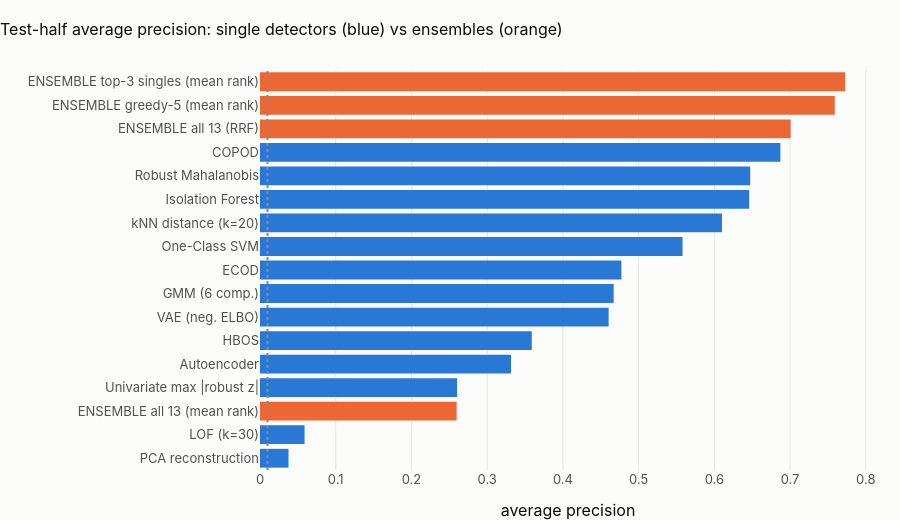

The notebook cell this image was saved under:
### Code cell
single = pd.Series(
    {m: average_precision_score(y[te], scores[m].values[te]) for m in methods}
).sort_values(ascending=False)
board = (
    pd.concat(
        [
            single.rename("test AP"),
            pd.Series(
                {
                    f"ENSEMBLE greedy-{len(chosen)} (mean rank)": ap(chosen, te),
                    "ENSEMBLE all 13 (mean rank)": ap(methods, te),
                    "ENSEMBLE all 13 (RRF)": ap(methods, te, "rrf"),
                    "ENSEMBLE top-3 singles (mean rank)": ap(list(single.index[:3]), te),
                }
            ).rename("test AP"),
        ]
    )
    .sort_values(ascending=False)
    .to_frame()
)
board.to_csv(OUT / "ensemble_leaderboard.csv")
fig = go.Figure(
    go.Bar(
        y=board.index[::-1],
        x=board["test AP"][::-1],
        orientation="h",
        marker_color=[
            theme.ORANGE if i.startswith("ENSEMBLE") else theme.BLUE for i in board.index[::-1]
        ],
    )
)
fig.add_vline(x=y[te].mean(), line_dash="dot", line_color="#8a8984")
fig.update_layout(
    height=520,
    margin=dict(l=260),
    title="Test-half average precision: single detectors (blue) vs ensembles (orange)",
    xaxis_title="average precision",
)
fig.show()
print("greedy selection:", " + ".join(chosen))

### Figure 1 — Plotly figure (JSON) as saved in the notebook; plotly's stock layout.template omitted (floating-point values rounded to 4 significant figures)
{"data": [{"marker": {"color": ["#2a78d6", "#2a78d6", "#eb6834", "#2a78d6", "#2a78d6", "#2a78d6", "#2a78d6", "#2a78d6", "#2a78d6", "#2a78d6", "#2a78d6", "#2a78d6", "#2a78d6", "#2a78d6", "#eb6834", "#eb6834", "#eb6834"]}, "orientation": "h", "type": "bar", "x": [0.03765, 0.05886, 0.2597, 0.2603, 0.3315, 0.3589, 0.4604, 0.4671, 0.4773, 0.5581, 0.6101, 0.646, 0.6474, 0.6873, 0.7008, 0.7591, 0.7729], "y": ["PCA reconstruction", "LOF (k=30)", "ENSEMBLE all 13 (mean rank)", "Univariate max |robust z|", "Autoencoder", "HBOS", "VAE (neg. ELBO)", "GMM (6 comp.)", "ECOD", "One-Class SVM", "kNN distance (k=20)", "Isolation Forest", "Robust Mahalanobis", "COPOD", "ENSEMBLE all 13 (RRF)", "ENSEMBLE greedy-5 (mean rank)", "ENSEMBLE top-3 singles (mean rank)"]}], "layout": {"height": 520, "margin": {"l": 260}, "shapes": [{"line": {"color": "#8a8984", "dash": "dot"}, "type": "line", "x0": 0.00996, "x1": 0.00996, "xref": "x", "y0": 0, "y1": 1, "yref": "y domain"}], "title": {"text": "Test-half average precision: single detectors (blue) vs ensembles (orange)"}, "xaxis": {"title": {"text": "average precision"}}}}
